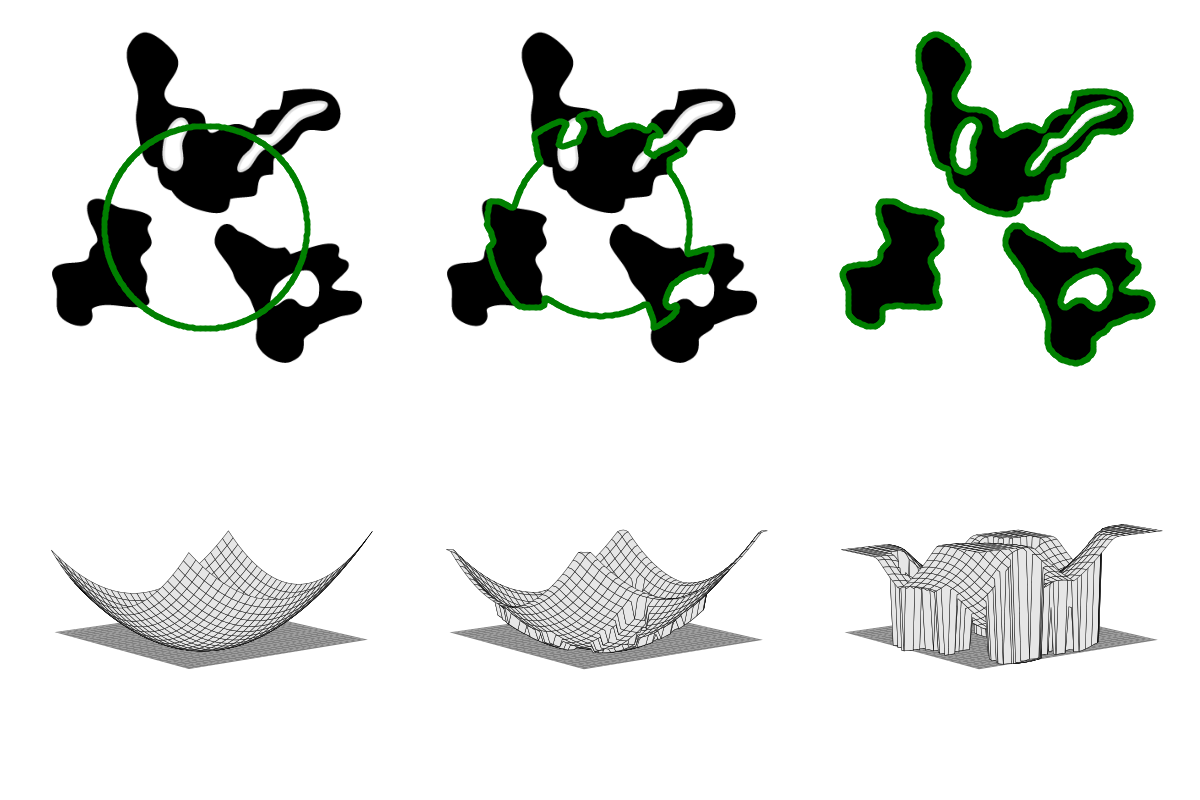

Reproduce this figure in Python.
import os
import sys
import numpy as np
import matplotlib.pyplot as plt
from mpl_toolkits.mplot3d import Axes3D  # noqa: F401
from skimage.io import imread
from skimage.util import img_as_float
from skimage.measure import find_contours
from libDIP.levelSetFunction4e import levelSetFunction4e
from libDIP.levelSetForce4e import levelSetForce4e
from libDIP.levelSetIterate4e import levelSetIterate4e
from libDIPUM.data_path import dip_data

# Parameters
x0 = 250
y0 = 225
r = 120

a = -1
b = 1

iterations = [30, 250]

# Data
img_path = dip_data('multiple-regions.tif')
f = img_as_float(imread(img_path))
M, N = f.shape

# Binarize
fbin = (f > 0.7).astype(float)

# Process
phi0 = levelSetFunction4e('circular', M, N, x0, y0, r)
contours_list = [find_contours(phi0, level=0)]

F = levelSetForce4e('binary', [fbin, a, b])

phi_list = []
for niter in iterations:
    phi = phi0.copy()
    for _ in range(niter):
        phi = levelSetIterate4e(phi, F)
    phi_list.append(phi)
    contours_list.append(find_contours(phi, level=0))

# Display
fig = plt.figure(figsize=(12, 8))

# Top row: contours on image
for i in range(3):
    ax = fig.add_subplot(2, 3, i + 1)
    ax.imshow(f, cmap='gray')
    ax.axis('off')
    for cont in contours_list[i]:
        ax.plot(cont[:, 1], cont[:, 0], 'g.')

# Bottom row: surface plots
for i in range(3):
    ax = fig.add_subplot(2, 3, i + 4, projection='3d')
    if i == 0:
        phi = phi0
    else:
        phi = phi_list[i - 1]
    phi_sub = phi[::8, ::8]
    X, Y = np.meshgrid(np.arange(phi_sub.shape[1]), np.arange(phi_sub.shape[0]))
    ax.plot_surface(X, Y, phi_sub, facecolor=(0.9, 0.9, 0.9), edgecolor='black', linewidth=0.3, shade=False, alpha=1.0)

    plane = np.zeros((round(N / 8), round(M / 8)))
    Xp, Yp = np.meshgrid(np.arange(plane.shape[1]), np.arange(plane.shape[0]))
    ax.plot_surface(Xp, Yp, plane, facecolor=(0.5, 0.5, 0.5), edgecolor='none', alpha=1.0)

    ax.view_init(elev=10, azim=232)
    ax.set_box_aspect((1, 1, 0.5))
    ax.set_axis_off()

plt.tight_layout()
plt.savefig('Figure1121.png')
plt.show()
